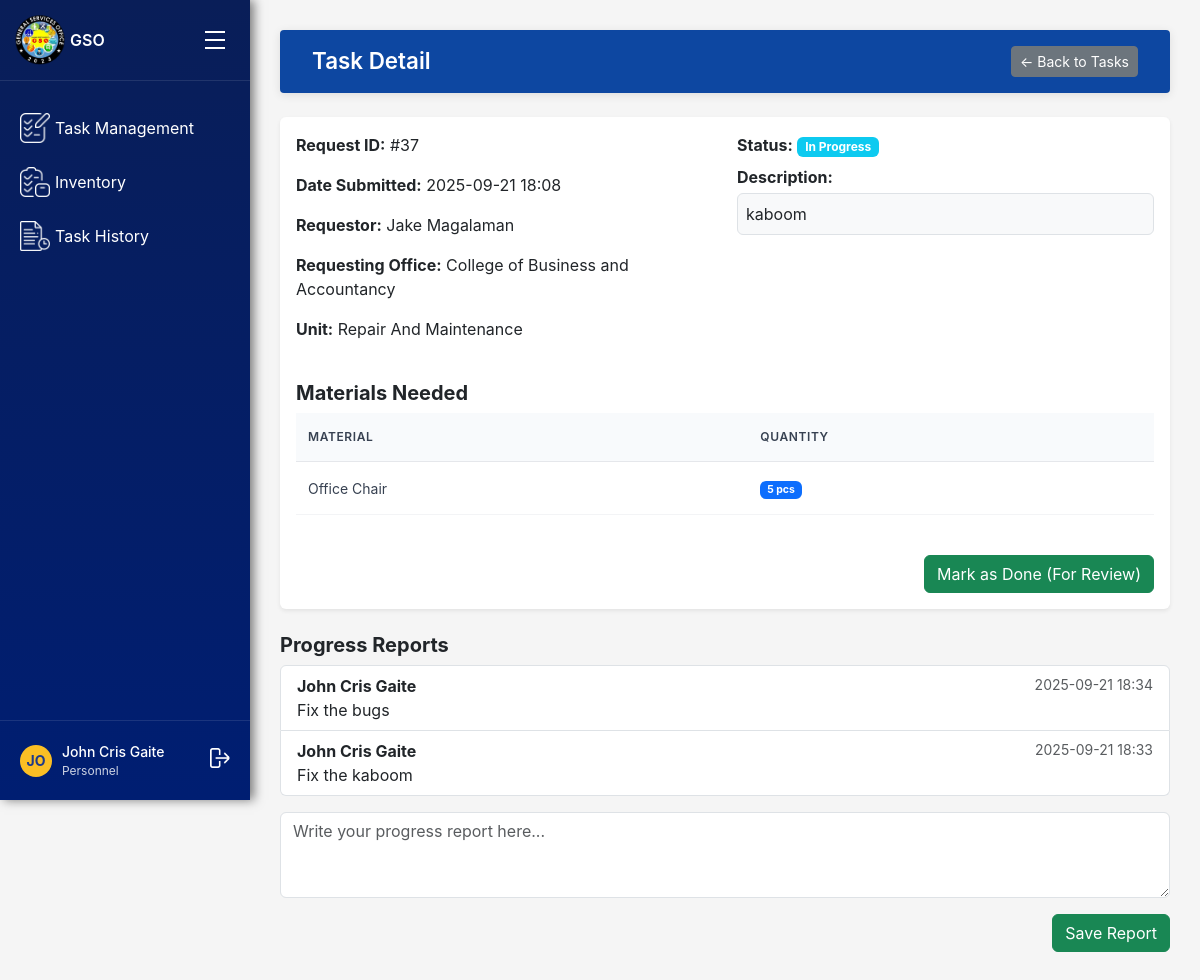
/requests/tasks/37/ (signed in), run on an earlier commit of the app's database.
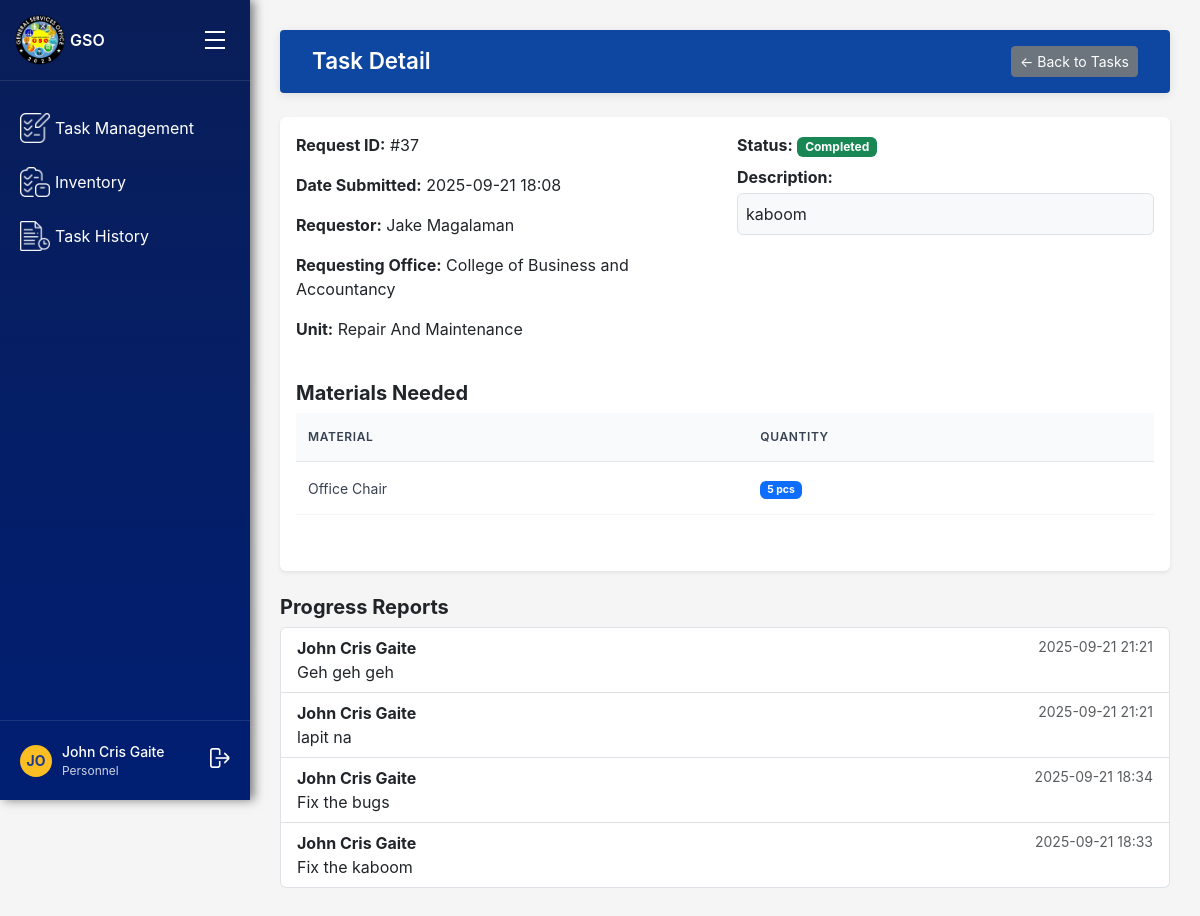
And on a later commit of the database.
### requests/models.py (models this page shows, shortened)
class ServiceRequest(models.Model):
    UNIT_CHOICES = [
        ('repair and maintenance', 'Repair and Maintenance'),
        ('utility', 'Utility'),
        ('electrical', 'Electrical'),
        ('motorpool', 'Motorpool'),
    ]
    STATUS_CHOICES = [
        ("Pending", "Pending"),
        ("Approved", "Approved"),
        ("In Progress", "In Progress"),
        ("Done for Review", "Done for Review"),
        ("Completed", "Completed"),
        ("cancelled", "Cancelled"),
    ]
    requestor = models.ForeignKey(
        settings.AUTH_USER_MODEL,
        on_delete=models.CASCADE,
        related_name='requests'
    )
    unit = models.CharField(max_length=50, choices=UNIT_CHOICES)
    description = models.TextField()
    status = models.CharField(max_length=20, choices=STATUS_CHOICES, default="Pending")
    created_at = models.DateTimeField(auto_now_add=True)
    completed_at = models.DateTimeField(null=True, blank=True)
    department = models.CharField(max_length=100, blank=True, null=True)
    full_name = models.CharField(max_length=255, blank=True, null=True)  # <-- add this
    email = models.EmailField(blank=True, null=True)  # optional if you want to save
    contact_number = models.CharField(max_length=50, blank=True, null=True)  # optional
    assigned_personnel = models.ManyToManyField(
        settings.AUTH_USER_MODEL,
        blank=True,
        related_name="assigned_requests"
    )
    materials = models.ManyToManyField(
        InventoryItem,              # use import
        through='RequestMaterial',
        blank=True,
        related_name="requests"
    )

class RequestMaterial(models.Model):
    request = models.ForeignKey(ServiceRequest, on_delete=models.CASCADE)
    material = models.ForeignKey(InventoryItem, on_delete=models.CASCADE)
    quantity = models.PositiveIntegerField(default=1)

class TaskReport(models.Model):
    request = models.ForeignKey("ServiceRequest", on_delete=models.CASCADE, related_name="reports")
    personnel = models.ForeignKey(settings.AUTH_USER_MODEL, on_delete=models.CASCADE)
    report_text = models.TextField()
    created_at = models.DateTimeField(auto_now_add=True)

### inventory/models.py (models this page shows, shortened)
class InventoryItem(models.Model):
    name = models.CharField(max_length=255)
    description = models.TextField(blank=True, null=True)
    quantity = models.PositiveIntegerField(default=0)
    unit = models.CharField(
        max_length=50,
        default="pcs",
        help_text="Unit of measurement (e.g., pcs, liters, meters, box, set)"
    )
    category = models.CharField(
        max_length=100,
        blank=True,
        null=True,
        help_text="Category (e.g., Electrical, Furniture, Tools, Cleaning)"
    )
    owned_by = models.CharField(
        max_length=50,
        choices=[
            ("GSO", "GSO"),
            ("Unit Head", "Unit Head"),
            ("Personnel", "Personnel"),
        ],
        default="GSO"
    )
    created_at = models.DateTimeField(auto_now_add=True)
    updated_at = models.DateTimeField(auto_now=True)
    is_active = models.BooleanField(default=True)

### accounts/models.py (models this page shows, shortened)
class User(AbstractUser):
    ROLE_CHOICES = [
        ('gso', 'GSO Office'),       # Admin of the system
        ('unit_head', 'Unit Head'),
        ('personnel', 'Personnel'),
        ('requestor', 'Requestor'),  # Departments (Registrar, Cashier, etc.)
    ]
    UNIT_CHOICES = [
        ('repair and maintenance', 'Repair and Maintenance'),
        ('electrical', 'Electrical'),
        ('utility', 'Utility'),
        ('motorpool', 'Motorpool'),
    ]
    STATUS_CHOICES = [
        ('active', 'Active'),
        ('inactive', 'Inactive'),
    ]
    account_status = models.CharField(max_length=10, choices=STATUS_CHOICES, default='active')
    role = models.CharField(max_length=20, choices=ROLE_CHOICES)
    unit = models.CharField(max_length=50, choices=UNIT_CHOICES, blank=True, null=True)
    department = models.CharField(max_length=255, blank=True, null=True)
    def __str__(self):
        return self.department or f"{self.first_name} {self.last_name}" or self.username

### requests/views.py (the view, shortened to what this page needs)
# urls.py: path("tasks/<int:pk>/", views.personnel_task_detail, name="personnel_task_detail"),
@login_required
def personnel_task_detail(request, pk):
    task = get_object_or_404(ServiceRequest, pk=pk, assigned_personnel=request.user)
    materials = task.requestmaterial_set.select_related("material")
    reports = task.reports.select_related("personnel").order_by("-created_at")
    return render(
        request,
        "personnel/personnel_task_management/personnel_task_detail.html",
        {"task": task, "materials": materials, "reports": reports}
    )

### templates/personnel/personnel_task_management/personnel_task_detail.html (shortened to what the changed rows need)
{% extends "personnel/personnel_base_dashboard.html" %}
{% block main_content %}
<div class="header d-flex align-items-center justify-content-between mb-4">
  <h1 class="page-title">Task Detail</h1>
</div>
<div class="card shadow-sm border-0 mb-4">
  <div class="card-body">
    <div class="row g-4 mb-4">
      <div class="col-md-6">
        <p><strong>Request ID:</strong> #{{ task.id }}</p>
        <p><strong>Date Submitted:</strong> {{ task.created_at|date:"Y-m-d H:i" }}</p>
        <p><strong>Requestor:</strong> {{ task.full_name }}</p>
        <p><strong>Requesting Office:</strong> {{ task.requestor }}</p>
        <p><strong>Unit:</strong> {{ task.unit|title }}</p>
      </div>
      <div class="col-md-6">
        <div class="d-flex flex-column gap-2">
          <div>
            <strong>Status:</strong>
            <span class="badge
              {% if task.status == 'Pending' %} bg-warning text-dark
              {% elif task.status == 'Approved' %} bg-primary
              {% elif task.status == 'In Progress' %} bg-info
              {% elif task.status == 'Done for Review' %} bg-purple text-white
              {% elif task.status == 'Completed' %} bg-success
              {% elif task.status == 'Cancelled' %} bg-danger
              {% endif %}
            ">
              {{ task.status }}
            </span>
          </div>
          <div>
            <strong>Description:</strong>
            <div class="p-2 mt-1 border rounded bg-light">{{ task.description }}</div>
          </div>
        </div>
      </div>
    </div>
    <div class="mb-4">
      {% if materials %}
        <div class="table-responsive">
          <table class="table table-sm align-middle">
            <thead class="table-light">
              <tr>
                <th>Material</th>
                <th>Quantity</th>
              </tr>
            </thead>
            <tbody>
              {% for rm in materials %}
                <tr>
                  <td>{{ rm.material.name }}</td>
                  <td>
                    <span class="badge bg-primary">
                      {{ rm.quantity }} {{ rm.material.unit }}
                    </span>
                  </td>
                </tr>
              {% endfor %}
            </tbody>
          </table>
        </div>
      {% else %}
        <p class="text-muted mb-0">No materials assigned for this task.</p>
      {% endif %}
    </div>
    {% if task.status == "Approved" or task.status == "In Progress" %}
      <div class="d-flex justify-content-end mt-3">
        <form method="post" class="d-flex gap-2">
          {% if task.status == "Approved" %}
            <button type="submit" name="start" class="btn btn-primary">
              <i class="bi bi-play-fill"></i> Start Task
            </button>
          {% elif task.status == "In Progress" %}
            <button type="submit" name="done" class="btn btn-success">
               Mark as Done (For Review)
            </button>
          {% endif %}
        </form>
      </div>
    {% endif %}
  </div>
</div>
<div class="mb-4">
  {% if reports %}
    <ul class="list-group mb-3">
      {% for r in reports %}
        <li class="list-group-item">
          <div class="d-flex justify-content-between">
            <strong>{{ r.personnel.get_full_name|default:r.personnel.username }}</strong>
            <small class="text-muted">{{ r.created_at|date:"Y-m-d H:i" }}</small>
          </div>
          <p class="mb-0">{{ r.report_text }}</p>
        </li>
      {% endfor %}
    </ul>
  {% else %}
    <p class="text-muted">No reports submitted yet.</p>
  {% endif %}
  {% if task.status == "In Progress" %}
    <form method="post">
      <textarea name="report_text" class="form-control mb-2" rows="3"
                placeholder="Write your progress report here..."></textarea>
      <div class="d-flex justify-content-end mt-3">
        <button type="submit" name="add_report" class="btn btn-success">
          Save Report
        </button>
      </div>
    </form>
  {% endif %}
</div>
{% endblock %}

What changed in the data, as far as the page shows it:
changed ServiceRequest "Jake Magalaman": status "In Progress" → "Completed"
added TaskReport: personnel.get_full_name "John Cris Gaite", created_at "2025-09-21 21:21", report_text "Geh geh geh"
added TaskReport: personnel.get_full_name "John Cris Gaite", created_at "2025-09-21 21:21", report_text "lapit na"
Also different on the page:
text no longer shown: "Mark as Done (For Review) Save Report"
